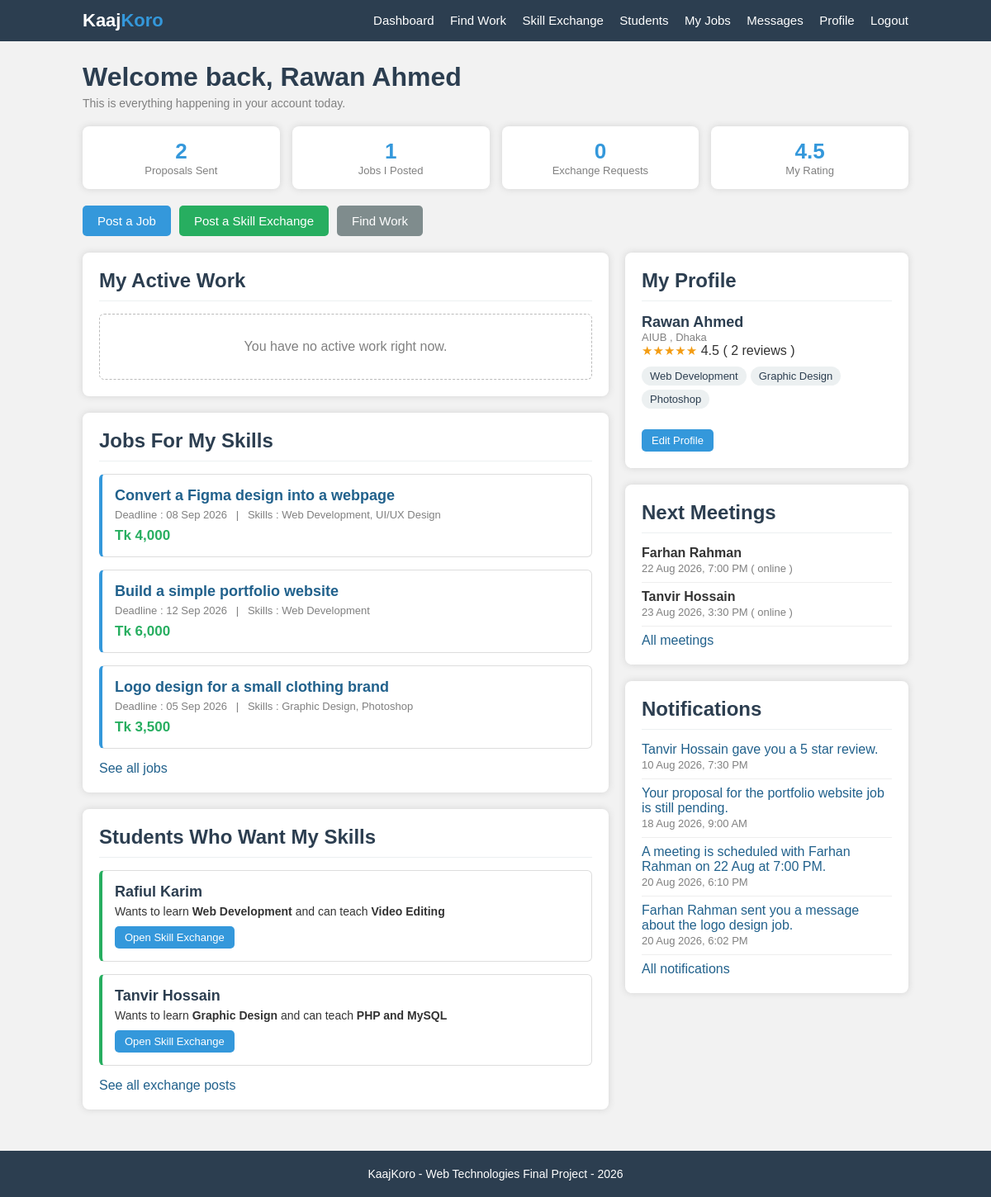
/dashboard.php (signed in), run on the app's committed database.
### tables this page shows
CREATE TABLE users (
    user_id     INT AUTO_INCREMENT PRIMARY KEY,
    name        VARCHAR(100) NOT NULL,
    email       VARCHAR(100) NOT NULL UNIQUE,
    password    VARCHAR(255) NOT NULL,
    phone       VARCHAR(20)  NOT NULL,
    university  VARCHAR(100) NOT NULL,
    city        VARCHAR(50)  NOT NULL,
    bio         TEXT,
    education   VARCHAR(200),
    experience  TEXT,
    portfolio   VARCHAR(150),
    status      VARCHAR(20)  DEFAULT 'active',
    joined      DATE
);

CREATE TABLE jobs (
    job_id       INT AUTO_INCREMENT PRIMARY KEY,
    client_id    INT NOT NULL,
    title        VARCHAR(150) NOT NULL,
    description  TEXT NOT NULL,
    budget       INT NOT NULL,
    deadline     DATE NOT NULL,
    job_status   VARCHAR(20) DEFAULT 'open',
    hired_id     INT DEFAULT 0,
    created_at   DATE,
    FOREIGN KEY (client_id) REFERENCES users(user_id) ON DELETE CASCADE
);

CREATE TABLE posts (
    post_id         INT AUTO_INCREMENT PRIMARY KEY,
    user_id         INT NOT NULL,
    offer_skill_id  INT NOT NULL,
    want_skill_id   INT NOT NULL,
    description     TEXT NOT NULL,
    post_status     VARCHAR(20) DEFAULT 'open',
    created_at      DATE,
    FOREIGN KEY (user_id)        REFERENCES users(user_id)   ON DELETE CASCADE,
    FOREIGN KEY (offer_skill_id) REFERENCES skills(skill_id),
    FOREIGN KEY (want_skill_id)  REFERENCES skills(skill_id)
);

CREATE TABLE skills (
    skill_id    INT AUTO_INCREMENT PRIMARY KEY,
    skill_name  VARCHAR(60) NOT NULL UNIQUE
);

CREATE TABLE meetings (
    meeting_id  INT AUTO_INCREMENT PRIMARY KEY,
    from_id     INT NOT NULL,
    to_id       INT NOT NULL,
    date_time   DATETIME NOT NULL,
    mode        VARCHAR(20) DEFAULT 'online',
    place       VARCHAR(200) NOT NULL,
    topic       TEXT,
    status      VARCHAR(20) DEFAULT 'scheduled',
    FOREIGN KEY (from_id) REFERENCES users(user_id) ON DELETE CASCADE,
    FOREIGN KEY (to_id)   REFERENCES users(user_id) ON DELETE CASCADE
);

CREATE TABLE notifications (
    notif_id    INT AUTO_INCREMENT PRIMARY KEY,
    user_id     INT NOT NULL,
    text        VARCHAR(255) NOT NULL,
    link        VARCHAR(100) NOT NULL,
    created_at  DATETIME,
    FOREIGN KEY (user_id) REFERENCES users(user_id) ON DELETE CASCADE
);

### check_login.php (called while the page is built, shortened)
<?php
$me = getUser($conn, $_SESSION["user_id"]);
?>

### dashboard.php (the view, shortened to what this page needs)
<?php
require_once "config.php";
require_once "functions.php";
require_once "check_login.php";
$my_id = $me["user_id"];
$proposal_count = countRows($conn, "SELECT COUNT(*) AS total FROM proposals WHERE user_id = ?", $my_id);
$job_count      = countRows($conn, "SELECT COUNT(*) AS total FROM jobs WHERE client_id = ?", $my_id);
$request_count = countRows($conn, "SELECT COUNT(*) AS total
                                   FROM requests r
                                   JOIN posts p ON r.post_id = p.post_id
                                   WHERE p.user_id = ? AND r.status = 'pending'", $my_id);
$rating = getAverageRating($conn, $my_id);
include "header.php";
?>
    <div class="page">
        <h1>Welcome back, <?php echo htmlspecialchars($me["name"]); ?></h1>
        <p class="page-info">This is everything happening in your account today.</p>
        <div class="stats">
            <div class="stat">
                <div class="stat-number"><?php echo $proposal_count; ?></div>
                <div class="stat-name">Proposals Sent</div>
            </div>
            <div class="stat">
                <div class="stat-number"><?php echo $job_count; ?></div>
                <div class="stat-name">Jobs I Posted</div>
            </div>
            <div class="stat">
                <div class="stat-number"><?php echo $request_count; ?></div>
                <div class="stat-name">Exchange Requests</div>
            </div>
            <div class="stat">
                <div class="stat-number"><?php echo number_format($rating, 1); ?></div>
                <div class="stat-name">My Rating</div>
            </div>
        </div>
        <div class="buttons">
            <button onclick="window.location.href='post-job.php'">Post a Job</button>
            <button class="btn-green" onclick="window.location.href='post-exchange.php'">Post a Skill Exchange</button>
            <button class="btn-gray" onclick="window.location.href='jobs.php'">Find Work</button>
        </div>
        <div class="row" style="margin-top:20px">
            <div class="col-left">
                <div class="box">
                    <h2 class="box-title">My Active Work</h2>
                    <?php
                    $stmt = $conn->prepare("SELECT * FROM jobs
                                            WHERE job_status = 'working'
                                            AND (hired_id = ? OR client_id = ?)");
                    $stmt->bind_param("ii", $my_id, $my_id);
                    $stmt->execute();
                    $result = $stmt->get_result();
                    if ($result->num_rows == 0) {
                        echo "<div class='empty'>You have no active work right now.</div>";
                    }
                        ?>
                </div>
                <div class="box">
                    <h2 class="box-title">Jobs For My Skills</h2>
                    <?php
                    $stmt = $conn->prepare("SELECT DISTINCT j.*
                                            FROM jobs j
                                            JOIN job_skills js  ON j.job_id = js.job_id
                                            JOIN user_skills us ON js.skill_id = us.skill_id
                                            WHERE us.user_id = ?
                                              AND j.job_status = 'open'
                                              AND j.client_id != ?
                                            ORDER BY j.job_id DESC
                                            LIMIT 3");
                    $stmt->bind_param("ii", $my_id, $my_id);
                    $stmt->execute();
                    $result = $stmt->get_result();
                    while ($job = $result->fetch_assoc()) {
                        $skills = getJobSkills($conn, $job["job_id"]);
                        ?>
                        <div class="item">
                            <h3><a href="job-details.php?id=<?php echo $job["job_id"]; ?>"><?php echo htmlspecialchars($job["title"]); ?></a></h3>
                            <p class="item-info">Deadline : <?php echo showDate($job["deadline"]); ?>
                                &nbsp; | &nbsp; Skills : <?php echo htmlspecialchars(implode(", ", $skills)); ?></p>
                            <p class="price"><?php echo showMoney($job["budget"]); ?></p>
                        </div>
                        <?php
                    }
                    ?>
                    <a href="jobs.php">See all jobs</a>
                </div>
                <div class="box">
                    <h2 class="box-title">Students Who Want My Skills</h2>
                    <?php
                    $stmt = $conn->prepare("SELECT p.*, u.name,
                                                   s1.skill_name AS offer_skill,
                                                   s2.skill_name AS want_skill
                                            FROM posts p
                                            JOIN users u   ON p.user_id = u.user_id
                                            JOIN skills s1 ON p.offer_skill_id = s1.skill_id
                                            JOIN skills s2 ON p.want_skill_id = s2.skill_id
                                            JOIN user_skills us ON us.skill_id = p.want_skill_id
                                            WHERE us.user_id = ?
                                              AND p.post_status = 'open'
                                              AND p.user_id != ?
                                            LIMIT 3");
                    $stmt->bind_param("ii", $my_id, $my_id);
                    $stmt->execute();
                    $result = $stmt->get_result();
                    while ($post = $result->fetch_assoc()) {
                        ?>
                        <div class="item item-green">
                            <h3><?php echo htmlspecialchars($post["name"]); ?></h3>
                            <p class="item-text">Wants to learn <b><?php echo htmlspecialchars($post["want_skill"]); ?></b>
                                and can teach <b><?php echo htmlspecialchars($post["offer_skill"]); ?></b></p>
                            <button class="btn-small" onclick="window.location.href='exchange.php'">Open Skill Exchange</button>
                        </div>
                        <?php
                    }
                    ?>
                    <a href="exchange.php">See all exchange posts</a>
                </div>
            </div>
            <div class="col-right">
                <div class="box">
                    <h2 class="box-title">My Profile</h2>
                    <h3><?php echo htmlspecialchars($me["name"]); ?></h3>
                    <p class="gray-text"><?php echo htmlspecialchars($me["university"]); ?> , <?php echo htmlspecialchars($me["city"]); ?></p>
                    <p><?php echo showStars($rating); ?> <?php echo number_format($rating, 1); ?>
                        ( <?php echo countReviews($conn, $my_id); ?> reviews )</p>
                    <p style="margin-top:10px">
                        <?php
                        $my_skills = getUserSkills($conn, $my_id);
                        foreach ($my_skills as $skill) {
                            echo "<span class='tag'>" . htmlspecialchars($skill) . "</span>";
                        }
                        ?>
                    </p>
                    <div class="buttons">
                        <button class="btn-small" onclick="window.location.href='profile.php'">Edit Profile</button>
                    </div>
                </div>
                <div class="box">
                    <h2 class="box-title">Next Meetings</h2>
                    <?php
                    $stmt = $conn->prepare("SELECT * FROM meetings
                                            WHERE (from_id = ? OR to_id = ?)
                                              AND status = 'scheduled'
                                            ORDER BY date_time
                                            LIMIT 3");
                    $stmt->bind_param("ii", $my_id, $my_id);
                    $stmt->execute();
                    $result = $stmt->get_result();
                    while ($meeting = $result->fetch_assoc()) {
                        if ($meeting["from_id"] == $my_id) {
                            $other_id = $meeting["to_id"];
                        }
                        else {
                            $other_id = $meeting["from_id"];
                        }
                        ?>
                        <p>
                            <b><?php echo htmlspecialchars(getUserName($conn, $other_id)); ?></b><br>
                            <span class="gray-text"><?php echo showDateTime($meeting["date_time"]); ?>
                                ( <?php echo $meeting["mode"]; ?> )</span>
                        </p>
                        <hr style="border:0;border-top:1px solid #eee;margin:8px 0">
                        <?php
                    }
                    ?>
                    <a href="meetings.php">All meetings</a>
                </div>
                <div class="box">
                    <h2 class="box-title">Notifications</h2>
                    <?php
                    $stmt = $conn->prepare("SELECT * FROM notifications
                                            WHERE user_id = ?
                                            ORDER BY notif_id DESC
                                            LIMIT 4");
                    $stmt->bind_param("i", $my_id);
                    $stmt->execute();
                    $result = $stmt->get_result();
                    while ($notif = $result->fetch_assoc()) {
                        ?>
                        <p>
                            <a href="<?php echo $notif["link"]; ?>"><?php echo htmlspecialchars($notif["text"]); ?></a><br>
                            <span class="gray-text"><?php echo showDateTime($notif["created_at"]); ?></span>
                        </p>
                        <hr style="border:0;border-top:1px solid #eee;margin:8px 0">
                        <?php
                    }
                    ?>
                    <a href="notifications.php">All notifications</a>
                </div>
            </div>
        </div>
    </div>
<?php include "footer.php"; ?>

### style.css (style rules this page uses)
* { margin:0; padding:0; box-sizing:border-box; font-family:Arial, Helvetica, sans-serif; }
body { background:#f2f2f2; color:#333; }
a { text-decoration:none; color:#21618c; }
.page { width:1000px; margin:25px auto; }
h1 { color:#2c3e50; margin-bottom:5px; }
h2 { color:#2c3e50; }
h3 { color:#2c3e50; font-size:18px; }
.page-info { color:gray; font-size:14px; margin-bottom:20px; }
.box { background:white; padding:20px; border-radius:8px; box-shadow:0 0 8px lightgray; margin-bottom:20px; }
.box-title { border-bottom:1px solid #ecf0f1; padding-bottom:10px; margin-bottom:15px; }
.row { display:flex; gap:20px; }
.col-left { width:65%; }
.col-right { width:35%; }
button { padding:10px 18px; border:none; border-radius:5px; background:#3498db; color:white; font-size:15px; cursor:pointer; }
.btn-small { padding:6px 12px; font-size:13px; }
.btn-green { background:#27ae60; }
.btn-gray { background:#7f8c8d; }
.buttons { margin-top:20px; display:flex; gap:10px; }
.item { background:white; border:1px solid #ddd; border-left:4px solid #3498db; border-radius:6px; padding:15px; margin-bottom:15px; }
.item h3 { margin-bottom:5px; }
.item-info { color:gray; font-size:13px; margin-bottom:8px; }
.item-text { font-size:14px; margin-bottom:10px; }
.item-green { border-left:4px solid #27ae60; }
.tag { display:inline-block; background:#ecf0f1; color:#2c3e50; padding:4px 10px; border-radius:12px; font-size:13px; margin-right:5px; margin-bottom:5px; }
.price { color:#27ae60; font-weight:bold; font-size:17px; }
.gray-text { color:gray; font-size:13px; }
.empty { background:white; border:1px dashed #bbb; border-radius:6px; padding:30px; text-align:center; color:gray; }
.stats { display:flex; gap:15px; margin-bottom:20px; }
.stat { background:white; border-radius:8px; box-shadow:0 0 8px lightgray; padding:15px; width:25%; text-align:center; }
.stat-number { font-size:26px; font-weight:bold; color:#3498db; }
.stat-name { font-size:13px; color:gray; }

### data on the page
users: name "Rawan Ahmed", user_id "1", university "AIUB", city "Dhaka"
jobs: title "Convert a Figma design into a webpage", deadline "08 Sep 2026", skills "Web Development, UI/UX Design", budget "Tk 4,000"
jobs: title "Build a simple portfolio website", deadline "12 Sep 2026", skills "Web Development", budget "Tk 6,000"
jobs: title "Logo design for a small clothing brand", deadline "05 Sep 2026", skills "Graphic Design, Photoshop", budget "Tk 3,500"
posts: user.name "Rafiul Karim", want_skill.skill_name "Web Development", offer_skill.skill_name "Video Editing"
posts: user.name "Tanvir Hossain", want_skill.skill_name "Graphic Design", offer_skill.skill_name "PHP and MySQL"
meetings: from.name "Farhan Rahman", date_time "22 Aug 2026, 7:00 PM", mode "online"
meetings: to.name "Tanvir Hossain", date_time "23 Aug 2026, 3:30 PM", mode "online"
notifications: text "Tanvir Hossain gave you a 5 star review.", created_at "10 Aug 2026, 7:30 PM"
notifications: text "Your proposal for the portfolio website job is still pending.", created_at "18 Aug 2026, 9:00 AM"
notifications: text "A meeting is scheduled with Farhan Rahman on 22 Aug at 7:00 PM.", created_at "20 Aug 2026, 6:10 PM"
notifications: text "Farhan Rahman sent you a message about the logo design job.", created_at "20 Aug 2026, 6:02 PM"

### other printed values
$proposal_count "2"
$request_count "0"
$rating "4.5"
$stars "★★★★★"
countReviews($conn, $my_id) "2"
$skill "Web Development"
$skill "Graphic Design"
$skill "Photoshop"
